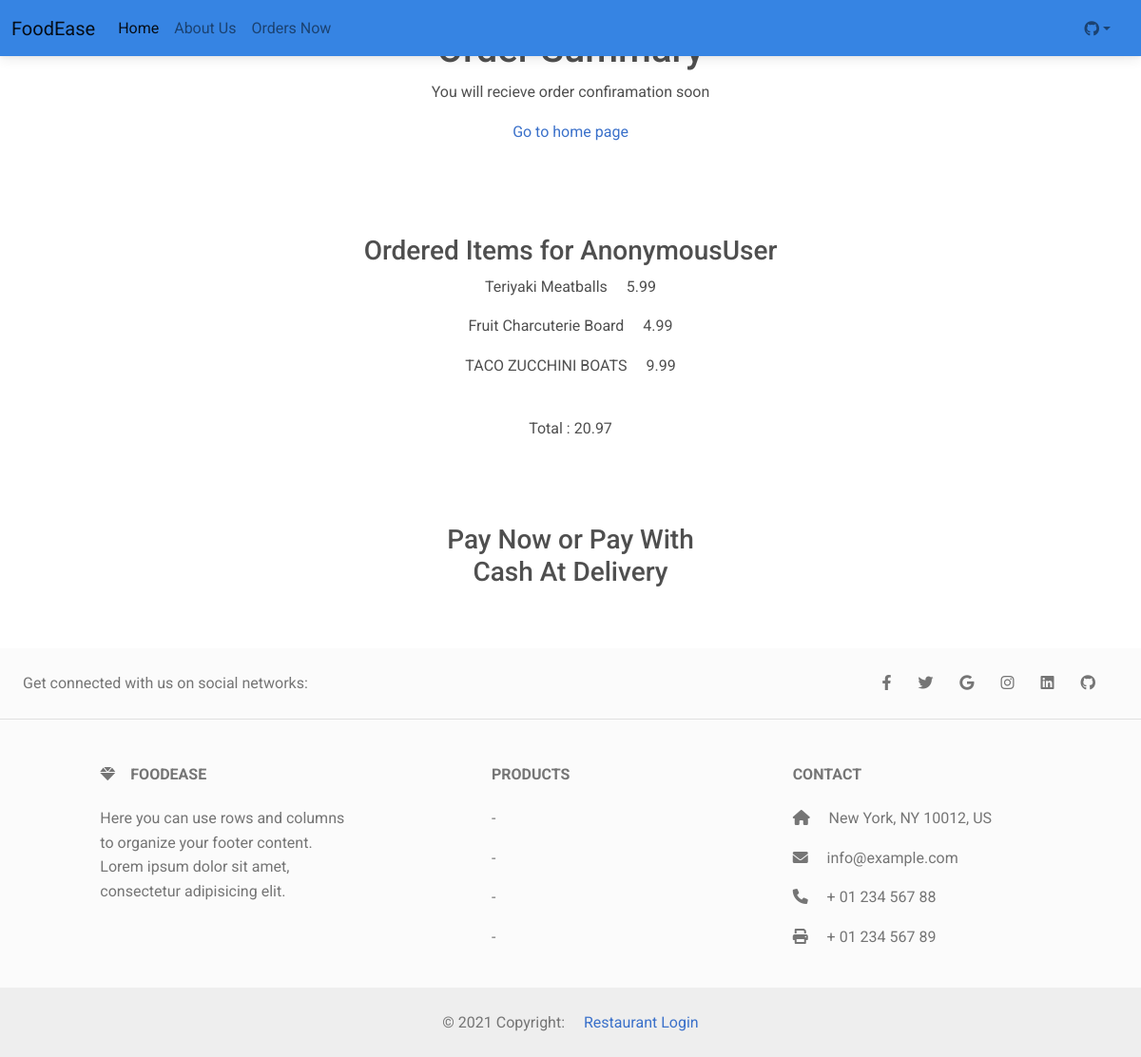
Page /order-confirmation/48 on the committed database.
### customer/models.py (models this page shows, shortened)
class MenuItem(models.Model):
    name = models.CharField(max_length=1000)
    description = models.TextField()
    image = models.ImageField(upload_to='menu_images/')
    price = models.DecimalField(max_digits=5, decimal_places=2)
    category= models.ManyToManyField('Category', related_name= 'item')

class OrderModel(models.Model):
    created_on = models.DateTimeField(auto_now_add=True)
    price = models.DecimalField(max_digits=7,decimal_places=2)
    items = models.ManyToManyField('MenuItem', related_name='order', blank =True)
    created_on = models.DateTimeField(auto_now_add=True)
    price = models.DecimalField(max_digits=7,decimal_places=2)
    items = models.ManyToManyField('MenuItem', related_name='order', blank =True)
    name = models.CharField(max_length=50, blank=True)
    email = models.CharField(max_length=50, blank=True)
    city = models.CharField(max_length=50, blank=True)
    street = models.CharField(max_length=50, blank=True)
    zip_code = models.CharField(max_length=50, blank=True)
    province = models.CharField(max_length=50, blank=True)
    is_paid = models.BooleanField(default=False)

### customer/views.py (the view, shortened to what this page needs)
# urls.py: path('order-confirmation/<int:pk>', OrderConfirmation.as_view(),name = 'order_confirmation'),
class OrderConfirmation(View):
    def get(self, request, pk, *args, **kwards):
        order= OrderModel.objects.get(pk=pk)
        context  = {
            'pk' : order.pk,
            'items' : order.items,
            'price' : order.price
        }
        return render(request, 'customer/order_confirmation.html', context)

### customer/templates/customer/order_confirmation.html (shortened to what this page needs)
{%extends 'customer/base.html'%}
{%block content%}
<div class="container mb-5">
    <div class="row justify-content-center mt-1">
        <div class="col-md-12 col-sm-12 p-4 text-center">
            <h1> Order Summary</h1>
            <p>You will recieve order confiramation soon</p>
            <a href="http://127.0.0.1:8000/"> Go to home page</a>
        </div>
    </div>
</div>
<div class="container-fluid col-md-6 offset-md-3">
    <div class="col-md-12 col-sm-12 p-4 text-center">
        <h3 class="">Ordered Items for {{user}}</h3>
        {%for item in items.all%}
        <p> {{ item.name}} <span class="pl-3"> {{item.price}}</span></p>
        {%endfor%}
        <p class="font-weight=bold pt-4">Total : {{price}}</p>
    </div>
  <div class="row justify-content-center pb-2 pt-5">
        <div class="col-md-6 text-center">
            <h3>Pay Now or Pay With Cash At Delivery</h3>
        </div>
    </div>
    <div class="row justify-content-center pb-5">
    </div>
</div>
{%endblock content%}

### rows in the picture
MenuItem: name "Teriyaki Meatballs", price "5.99"
MenuItem: name "Fruit Charcuterie Board", price "4.99"
MenuItem: name "TACO ZUCCHINI BOATS", price "9.99"
OrderModel: price "20.97"

### other values in the picture
{{ user }} "AnonymousUser"
